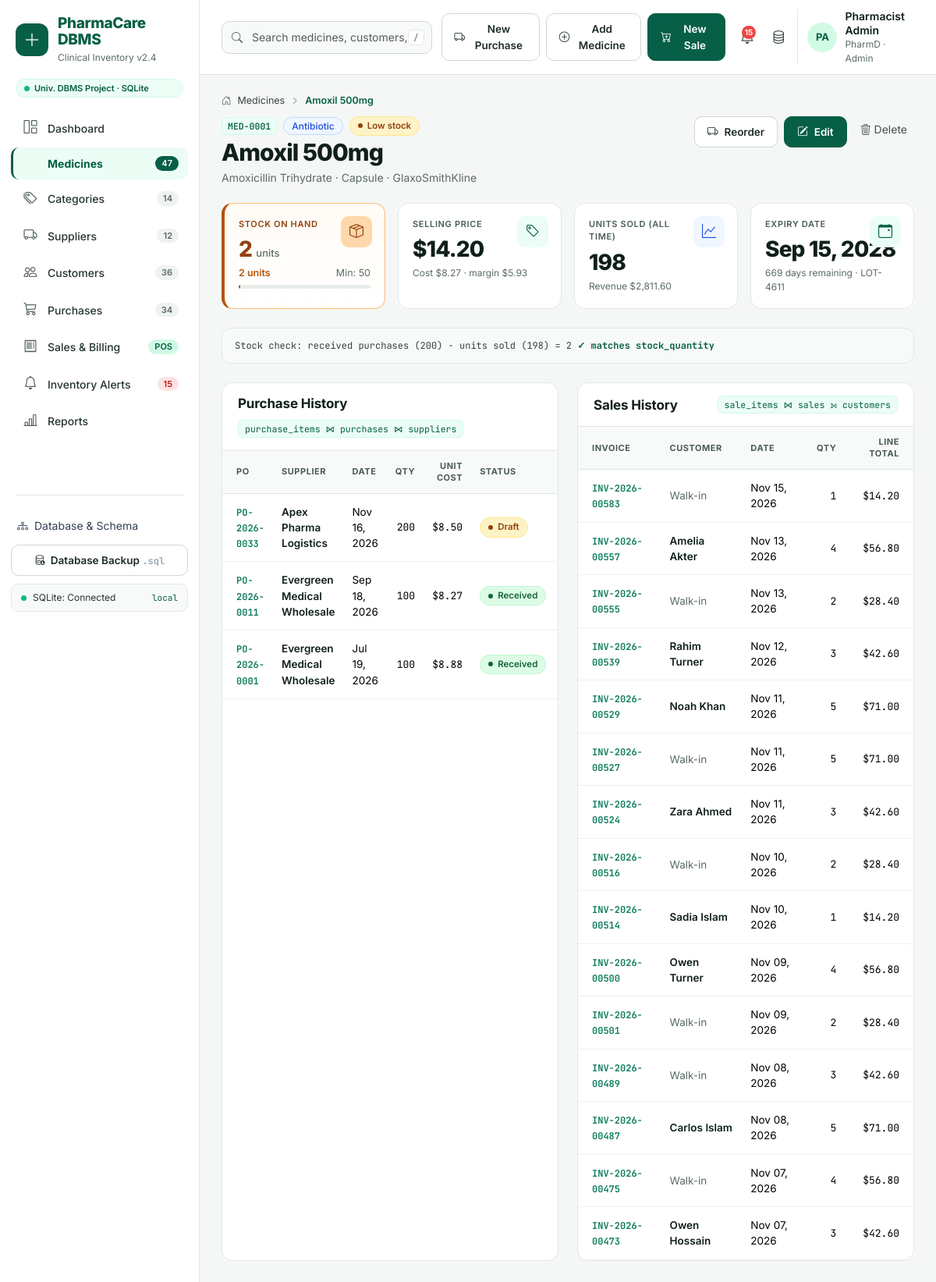
Screenshot of /medicines/1 with the database file from the repository.
### tables this page shows
CREATE TABLE medicines (
    medicine_id     INTEGER PRIMARY KEY AUTOINCREMENT,
    category_id     INTEGER       NOT NULL,
    medicine_name   VARCHAR(150)  NOT NULL,
    generic_name    VARCHAR(150)  NULL,
    dosage_form     VARCHAR(50)   NULL,
    manufacturer    VARCHAR(120)  NULL,
    sku             VARCHAR(40)   NULL,
    batch_no        VARCHAR(40)   NULL,
    cost_price      DECIMAL(10,2) NOT NULL DEFAULT 0.00,
    price           DECIMAL(10,2) NOT NULL,
    stock_quantity  INTEGER       NOT NULL DEFAULT 0,
    reorder_level   INTEGER       NOT NULL DEFAULT 20,
    expiry_date     DATE          NOT NULL,
    created_at      DATETIME      NOT NULL DEFAULT CURRENT_TIMESTAMP,
    CONSTRAINT uq_medicines_sku UNIQUE (sku),
    CONSTRAINT fk_medicines_category FOREIGN KEY (category_id)
        REFERENCES categories (category_id) ON UPDATE CASCADE ON DELETE RESTRICT,
    CONSTRAINT chk_medicines_stock CHECK (stock_quantity >= 0),
    CONSTRAINT chk_medicines_price CHECK (price >= 0 AND cost_price >= 0),
    CONSTRAINT chk_medicines_reorder CHECK (reorder_level >= 0)
);

CREATE TABLE categories (
    category_id    INTEGER PRIMARY KEY AUTOINCREMENT,
    category_name  VARCHAR(100) NOT NULL,
    description    VARCHAR(255) NULL,
    CONSTRAINT uq_categories_name UNIQUE (category_name)
);

CREATE TABLE purchase_items (
    purchase_item_id INTEGER PRIMARY KEY AUTOINCREMENT,
    purchase_id      INTEGER       NOT NULL,
    medicine_id      INTEGER       NOT NULL,
    quantity         INTEGER       NOT NULL,
    unit_price       DECIMAL(10,2) NOT NULL,
    CONSTRAINT uq_purchase_items UNIQUE (purchase_id, medicine_id),
    CONSTRAINT fk_purchase_items_purchase FOREIGN KEY (purchase_id)
        REFERENCES purchases (purchase_id) ON UPDATE CASCADE ON DELETE CASCADE,
    CONSTRAINT fk_purchase_items_medicine FOREIGN KEY (medicine_id)
        REFERENCES medicines (medicine_id) ON UPDATE CASCADE ON DELETE RESTRICT,
    CONSTRAINT chk_purchase_items_qty CHECK (quantity > 0),
    CONSTRAINT chk_purchase_items_price CHECK (unit_price >= 0)
);

CREATE TABLE purchases (
    purchase_id     INTEGER PRIMARY KEY AUTOINCREMENT,
    supplier_id     INTEGER       NOT NULL,
    po_number       VARCHAR(30)   NULL,
    invoice_no      VARCHAR(50)   NULL,
    purchase_date   DATE          NOT NULL,
    status          VARCHAR(20)   NOT NULL DEFAULT 'Received',
    notes           VARCHAR(255)  NULL,
    subtotal        DECIMAL(12,2) NOT NULL DEFAULT 0.00,
    tax_amount      DECIMAL(12,2) NOT NULL DEFAULT 0.00,
    shipping_cost   DECIMAL(12,2) NOT NULL DEFAULT 0.00,
    total_amount    DECIMAL(12,2) NOT NULL DEFAULT 0.00,
    created_at      DATETIME      NOT NULL DEFAULT CURRENT_TIMESTAMP,
    CONSTRAINT uq_purchases_po UNIQUE (po_number),
    CONSTRAINT fk_purchases_supplier FOREIGN KEY (supplier_id)
        REFERENCES suppliers (supplier_id) ON UPDATE CASCADE ON DELETE RESTRICT,
    CONSTRAINT chk_purchases_status CHECK (status IN ('Draft', 'Received'))
);

CREATE TABLE suppliers (
    supplier_id     INTEGER PRIMARY KEY AUTOINCREMENT,
    supplier_name   VARCHAR(150) NOT NULL,
    contact_person  VARCHAR(100) NULL,
    phone           VARCHAR(30)  NOT NULL,
    email           VARCHAR(120) NULL,
    address         VARCHAR(255) NULL,
    city            VARCHAR(80)  NULL,
    payment_terms   VARCHAR(30)  NOT NULL DEFAULT 'Net 30',
    status          VARCHAR(20)  NOT NULL DEFAULT 'Active',
    created_at      DATETIME     NOT NULL DEFAULT CURRENT_TIMESTAMP,
    CONSTRAINT chk_suppliers_status CHECK (status IN ('Active', 'On Hold'))
);

CREATE TABLE sale_items (
    sale_item_id  INTEGER PRIMARY KEY AUTOINCREMENT,
    sale_id       INTEGER       NOT NULL,
    medicine_id   INTEGER       NOT NULL,
    quantity      INTEGER       NOT NULL,
    unit_price    DECIMAL(10,2) NOT NULL,
    CONSTRAINT uq_sale_items UNIQUE (sale_id, medicine_id),
    CONSTRAINT fk_sale_items_sale FOREIGN KEY (sale_id)
        REFERENCES sales (sale_id) ON UPDATE CASCADE ON DELETE CASCADE,
    CONSTRAINT fk_sale_items_medicine FOREIGN KEY (medicine_id)
        REFERENCES medicines (medicine_id) ON UPDATE CASCADE ON DELETE RESTRICT,
    CONSTRAINT chk_sale_items_qty CHECK (quantity > 0),
    CONSTRAINT chk_sale_items_price CHECK (unit_price >= 0)
);

CREATE TABLE sales (
    sale_id          INTEGER PRIMARY KEY AUTOINCREMENT,
    customer_id      INTEGER       NULL,
    invoice_no       VARCHAR(30)   NULL,
    sale_date        DATETIME      NOT NULL,
    subtotal         DECIMAL(12,2) NOT NULL DEFAULT 0.00,
    discount_amount  DECIMAL(12,2) NOT NULL DEFAULT 0.00,
    tax_amount       DECIMAL(12,2) NOT NULL DEFAULT 0.00,
    total_amount     DECIMAL(12,2) NOT NULL DEFAULT 0.00,
    payment_method   VARCHAR(20)   NOT NULL DEFAULT 'Cash',
    amount_paid      DECIMAL(12,2) NOT NULL DEFAULT 0.00,
    prescription_ref VARCHAR(80)   NULL,
    created_at       DATETIME      NOT NULL DEFAULT CURRENT_TIMESTAMP,
    CONSTRAINT uq_sales_invoice UNIQUE (invoice_no),
    CONSTRAINT fk_sales_customer FOREIGN KEY (customer_id)
        REFERENCES customers (customer_id) ON UPDATE CASCADE ON DELETE RESTRICT,
    CONSTRAINT chk_sales_payment CHECK (payment_method IN ('Cash', 'Card', 'Mobile Banking', 'Insurance'))
);

CREATE TABLE customers (
    customer_id     INTEGER PRIMARY KEY AUTOINCREMENT,
    customer_name   VARCHAR(120) NOT NULL,
    gender          VARCHAR(10)  NULL,
    date_of_birth   DATE         NULL,
    phone           VARCHAR(30)  NOT NULL,
    email           VARCHAR(120) NULL,
    address         VARCHAR(255) NULL,
    city            VARCHAR(80)  NULL,
    customer_type   VARCHAR(20)  NOT NULL DEFAULT 'General',
    allergies       VARCHAR(255) NULL,
    created_at      DATETIME     NOT NULL DEFAULT CURRENT_TIMESTAMP,
    CONSTRAINT chk_customers_type CHECK (customer_type IN ('General', 'Chronic Rx', 'Insured'))
);

### routes/medicines.py (the view)
@bp.route("/<int:medicine_id>")
def detail(medicine_id):
    db = get_db()
    med = db.one(BASE_SELECT + " WHERE m.medicine_id = ?", (medicine_id,))
    if not med:
        abort(404)
    purchases = db.query(
        "SELECT p.purchase_id, p.po_number, p.purchase_date, p.status, s.supplier_id, s.supplier_name, "
        "       pi.quantity, pi.unit_price "
        "FROM purchase_items pi "
        "JOIN purchases p ON p.purchase_id = pi.purchase_id "
        "JOIN suppliers s ON s.supplier_id = p.supplier_id "
        "WHERE pi.medicine_id = ? ORDER BY p.purchase_date DESC, p.purchase_id DESC LIMIT 15", (medicine_id,))
    sales = db.query(
        "SELECT sa.sale_id, sa.invoice_no, sa.sale_date, c.customer_id, c.customer_name, "
        "       si.quantity, si.unit_price "
        "FROM sale_items si "
        "JOIN sales sa ON sa.sale_id = si.sale_id "
        "LEFT JOIN customers c ON c.customer_id = sa.customer_id "
        "WHERE si.medicine_id = ? ORDER BY sa.sale_date DESC, sa.sale_id DESC LIMIT 15", (medicine_id,))
    totals = db.one(
        "SELECT "
        " (SELECT COALESCE(SUM(pi.quantity), 0) FROM purchase_items pi JOIN purchases p "
        "    ON p.purchase_id = pi.purchase_id WHERE pi.medicine_id = ? AND p.status = 'Received') AS purchased,"
        " (SELECT COALESCE(SUM(quantity), 0) FROM sale_items WHERE medicine_id = ?) AS sold,"
        " (SELECT COALESCE(SUM(quantity * unit_price), 0) FROM sale_items WHERE medicine_id = ?) AS revenue",
        (medicine_id, medicine_id, medicine_id))
    categories = db.query("SELECT category_id, category_name FROM categories ORDER BY category_name")
    return render_template("medicines/detail.html", med=med, purchases=purchases, sales=sales,
                           totals=totals, categories=categories)

### templates/medicines/detail.html (shortened to what this page needs)
{% extends "base.html" %}
{% from "_macros.html" import kcard, crumbs, empty, stock_pill, stock_meter, delete_form %}
{% block content %}
{% set st = stock_status(med) %}
{% set d = days_until(med.expiry_date) %}
{{ crumbs([('Medicines', url_for('medicines.index')), (med.medicine_name, none)]) }}
<div class="page-head">
  <div>
    <div class="d-flex align-items-center gap-2 flex-wrap mb-1">
      <span class="id-chip">{{ med.medicine_id | code('medicine') }}</span>
      <span class="cat-pill">{{ med.category_name }}</span>
      {{ stock_pill(st) }}
    </div>
    <h1 class="page-title">{{ med.medicine_name }}</h1>
    <p class="page-sub">{{ med.generic_name or 'No generic name' }}{% if med.dosage_form %} · {{ med.dosage_form }}{% endif %}{% if med.manufacturer %} · {{ med.manufacturer }}{% endif %}</p>
  </div>
  <div class="d-flex flex-wrap gap-2">
    <a class="btn btn-soft" href="{{ url_for('purchases.new', medicine_id=med.medicine_id) }}"><i class="bi bi-truck me-2"></i>Reorder</a>
    <button type="button" class="btn btn-brand" data-bs-toggle="modal" data-bs-target="#medicineModal"
            data-action="{{ url_for('medicines.update', medicine_id=med.medicine_id) }}" data-title="Edit {{ med.medicine_name }}"
            data-record='{{ med | tojson }}'><i class="bi bi-pencil-square me-2"></i>Edit</button>
    {{ delete_form(url_for('medicines.delete', medicine_id=med.medicine_id), 'Delete ' ~ med.medicine_name ~ '?', 'Delete') }}
  </div>
</div>
<div class="row g-3 mb-4 row-cols-2 row-cols-lg-4">
  <div class="col">
    {% call kcard('Stock on hand', med.stock_quantity, 'bi-box-seam', 'units', 'warn' if st == 'low' else ('danger' if st in ('out', 'expired') else '')) %}
      {{ stock_meter(med.stock_quantity, med.reorder_level) }}
    {% endcall %}
  </div>
  <div class="col">{{ kcard('Selling price', med.price | money, 'bi-tag', '', '', 'Cost ' ~ (med.cost_price | money) ~ ' · margin ' ~ ((med.price - med.cost_price) | money)) }}</div>
  <div class="col">{{ kcard('Units sold (all time)', totals.sold | num, 'bi-graph-up', '', 'info', 'Revenue ' ~ (totals.revenue | money)) }}</div>
  <div class="col">{{ kcard('Expiry date', med.expiry_date | date, 'bi-calendar-event', '', 'danger' if d is not none and d <= 30 else '', ('Expired ' ~ (-d) ~ ' days ago') if d < 0 else (d ~ ' days remaining · ' ~ (med.batch_no or 'no lot'))) }}</div>
</div>
<div class="note-box mb-4 mono tw-text-xs">
  Stock check: received purchases ({{ totals.purchased }}) − units sold ({{ totals.sold }}) = {{ totals.purchased - totals.sold }}
  {% if totals.purchased - totals.sold == med.stock_quantity %}<span class="tw-text-brand-700 fw-bold">✓ matches stock_quantity</span>
  {% else %}<span class="text-muted-2">(stock_quantity {{ med.stock_quantity }} includes opening stock)</span>{% endif %}
</div>
<div class="row g-4">
  <div class="col-xl-6">
    <section class="card-pc h-100">
      <div class="card-head"><h2 class="me-auto">Purchase History</h2><span class="tbl-chip">purchase_items ⋈ purchases ⋈ suppliers</span></div>
      <div class="table-responsive">
        <table class="table table-pc">
          <thead><tr><th>PO</th><th>Supplier</th><th>Date</th><th class="text-end">Qty</th><th class="text-end">Unit cost</th><th>Status</th></tr></thead>
          <tbody>
          {% for p in purchases %}
            <tr>
              <td><a class="mono fw-semibold tw-text-xs" href="{{ url_for('purchases.detail', purchase_id=p.purchase_id) }}">{{ p.po_number }}</a></td>
              <td><a class="cell-title" href="{{ url_for('suppliers.detail', supplier_id=p.supplier_id) }}">{{ p.supplier_name }}</a></td>
              <td>{{ p.purchase_date | date }}</td>
              <td class="text-end num">{{ p.quantity }}</td>
              <td class="text-end num">{{ p.unit_price | money }}</td>
              <td><span class="pill {{ 'pill-success' if p.status == 'Received' else 'pill-warning' }}">{{ p.status }}</span></td>
            </tr>
          {% else %}<tr><td colspan="6">{{ empty('No purchases yet.') }}</td></tr>{% endfor %}
          </tbody>
        </table>
      </div>
    </section>
  </div>
  <div class="col-xl-6">
    <section class="card-pc h-100">
      <div class="card-head"><h2 class="me-auto">Sales History</h2><span class="tbl-chip">sale_items ⋈ sales ⟕ customers</span></div>
      <div class="table-responsive">
        <table class="table table-pc">
          <thead><tr><th>Invoice</th><th>Customer</th><th>Date</th><th class="text-end">Qty</th><th class="text-end">Line total</th></tr></thead>
          <tbody>
          {% for s in sales %}
            <tr>
              <td><a class="mono fw-semibold tw-text-xs" href="{{ url_for('sales.invoice', sale_id=s.sale_id) }}">{{ s.invoice_no }}</a></td>
              <td>{% if s.customer_id %}<a class="cell-title" href="{{ url_for('customers.detail', customer_id=s.customer_id) }}">{{ s.customer_name }}</a>{% else %}<span class="text-muted-2">Walk-in</span>{% endif %}</td>
              <td>{{ s.sale_date | date }}</td>
              <td class="text-end num">{{ s.quantity }}</td>
              <td class="text-end num">{{ (s.quantity * s.unit_price) | money }}</td>
            </tr>
          {% else %}<tr><td colspan="5">{{ empty('Not sold yet.') }}</td></tr>{% endfor %}
          </tbody>
        </table>
      </div>
    </section>
  </div>
</div>
{% endblock %}

### templates/_macros.html (shortened to what this page needs)
{% macro kcard(label, value, icon='', unit='', tone='', foot='') -%}
<div class="kpi {{ tone }}">
  {% if icon %}<span class="kpi-icon"><i class="bi {{ icon }}"></i></span>{% endif %}
  <div class="kpi-label pe-5">{{ label }}</div>
  <div class="kpi-value">{{ value }}{% if unit %} <small>{{ unit }}</small>{% endif %}</div>
  {% if foot or caller %}<div class="kpi-foot">{% if caller %}{{ caller() }}{% else %}{{ foot }}{% endif %}</div>{% endif %}
</div>
{%- endmacro %}
{% macro crumbs(items) -%}
<div class="crumbs">
  <i class="bi bi-house-door"></i>
  {% for label, href in items %}
    {% if not loop.first %}<i class="bi bi-chevron-right"></i>{% endif %}
    {% if href %}<a href="{{ href }}">{{ label }}</a>{% elif loop.last %}<span class="here">{{ label }}</span>{% else %}<span>{{ label }}</span>{% endif %}
  {% endfor %}
</div>
{%- endmacro %}
{% macro stock_pill(status) -%}
{% if status == 'expired' %}<span class="pill pill-danger">Expired</span>
{% elif status == 'out' %}<span class="pill pill-danger">Out of stock</span>
{% elif status == 'low' %}<span class="pill pill-warning">Low stock</span>
{% elif status == 'expiring' %}<span class="pill pill-warning">Expiring</span>
{% else %}<span class="pill pill-success">In stock</span>{% endif %}
{%- endmacro %}
{% macro stock_meter(qty, reorder) -%}
<div class="d-flex justify-content-between gap-2 tw-text-[12.5px]">
  <span class="fw-semibold {{ 'text-danger' if qty == 0 else ('tw-text-amber-700' if qty <= reorder else 'tw-text-brand-700') }}">{{ qty }} units</span>
  <span class="text-muted-2">Min: {{ reorder }}</span>
</div>
<div class="meter {{ 'out' if qty == 0 else ('low' if qty <= reorder) }}"><span style="width: {{ pct }}%"></span></div>
{%- endmacro %}
{% macro delete_form(action, message, label='') -%}
<form method="post" action="{{ action }}" class="d-inline" data-confirm="{{ message }}">
  <button type="submit" class="btn-icon danger" title="Delete" aria-label="Delete"><i class="bi bi-trash3"></i>{% if label %} {{ label }}{% endif %}</button>
</form>
{%- endmacro %}

### rows the page displays
medicines: medicine_name "Amoxil 500mg", medicine_id|code "MED-0001", generic_name "Amoxicillin Trihydrate", dosage_form "Capsule", manufacturer "GlaxoSmithKline", expiry_date "Sep 15, 2028"
categories: category_name "Antibiotic"
purchase_items: po_number "PO-2026-0033", supplier_name "Apex Pharma Logistics", purchase_date "Nov 16, 2026", quantity "200", unit_price "$8.50", status "Draft"
purchase_items: po_number "PO-2026-0011", supplier_name "Evergreen Medical Wholesale", purchase_date "Sep 18, 2026", quantity "100", unit_price "$8.27", status "Received"
purchase_items: po_number "PO-2026-0001", supplier_name "Evergreen Medical Wholesale", purchase_date "Jul 19, 2026", quantity "100", unit_price "$8.88", status "Received"
sale_items: invoice_no "INV-2026-00583", shows "Walk-in", sale_date "Nov 15, 2026", quantity "1", (s.quantity*s.unit_price)|money "$14.20"
sale_items: invoice_no "INV-2026-00557", customer_name "Amelia Akter", sale_date "Nov 13, 2026", quantity "4", (s.quantity*s.unit_price)|money "$56.80"
sale_items: invoice_no "INV-2026-00555", shows "Walk-in", sale_date "Nov 13, 2026", quantity "2", (s.quantity*s.unit_price)|money "$28.40"
sale_items: invoice_no "INV-2026-00539", customer_name "Rahim Turner", sale_date "Nov 12, 2026", quantity "3", (s.quantity*s.unit_price)|money "$42.60"
sale_items: invoice_no "INV-2026-00529", customer_name "Noah Khan", sale_date "Nov 11, 2026", quantity "5", (s.quantity*s.unit_price)|money "$71.00"
sale_items: invoice_no "INV-2026-00527", shows "Walk-in", sale_date "Nov 11, 2026", quantity "5", (s.quantity*s.unit_price)|money "$71.00"
sale_items: invoice_no "INV-2026-00524", customer_name "Zara Ahmed", sale_date "Nov 11, 2026", quantity "3", (s.quantity*s.unit_price)|money "$42.60"
sale_items: invoice_no "INV-2026-00516", shows "Walk-in", sale_date "Nov 10, 2026", quantity "2", (s.quantity*s.unit_price)|money "$28.40"
sale_items: invoice_no "INV-2026-00514", customer_name "Sadia Islam", sale_date "Nov 10, 2026", quantity "1", (s.quantity*s.unit_price)|money "$14.20"
sale_items: invoice_no "INV-2026-00500", customer_name "Owen Turner", sale_date "Nov 09, 2026", quantity "4", (s.quantity*s.unit_price)|money "$56.80"
sale_items: invoice_no "INV-2026-00501", shows "Walk-in", sale_date "Nov 09, 2026", quantity "2", (s.quantity*s.unit_price)|money "$28.40"
sale_items: invoice_no "INV-2026-00489", shows "Walk-in", sale_date "Nov 08, 2026", quantity "3", (s.quantity*s.unit_price)|money "$42.60"
sale_items: invoice_no "INV-2026-00487", customer_name "Carlos Islam", sale_date "Nov 08, 2026", quantity "5", (s.quantity*s.unit_price)|money "$71.00"
sale_items: invoice_no "INV-2026-00475", shows "Walk-in", sale_date "Nov 07, 2026", quantity "4", (s.quantity*s.unit_price)|money "$56.80"
sale_items: invoice_no "INV-2026-00473", customer_name "Owen Hossain", sale_date "Nov 07, 2026", quantity "3", (s.quantity*s.unit_price)|money "$42.60"

### other values shown
{{ db_engine }} "SQLite"
{{ label }} "Dashboard" "Medicines" "Categories" "Suppliers" "Customers" "Purchases" "Sales & Billing" "Inventory Alerts" "Reports"
{{ count }} "47" "14" "12" "36" "34" "POS" "15"
{{ 'Connected' if db_ok else 'Offline' }} "Connected"
{{ 'InnoDB' if db_engine == 'MySQL' else 'local' }} "local"
{{ nav_counts.alerts }} "15"
{{ label }} "Medicines"
{{ label }} "Delete"
{{ label }} "STOCK ON HAND SELLING PRICE UNITS SOLD (ALL TIME) EXPIRY DATE"
{{ value }} "2 $14.20 198"
{{ unit }} "units"
{{ qty }} "2"
{{ reorder }} "50"
{{ foot }} "Cost $8.27 · margin $5.93 Revenue $2,811.60 669 days remaining · LOT-4611"
{{ totals.purchased }} "200"
